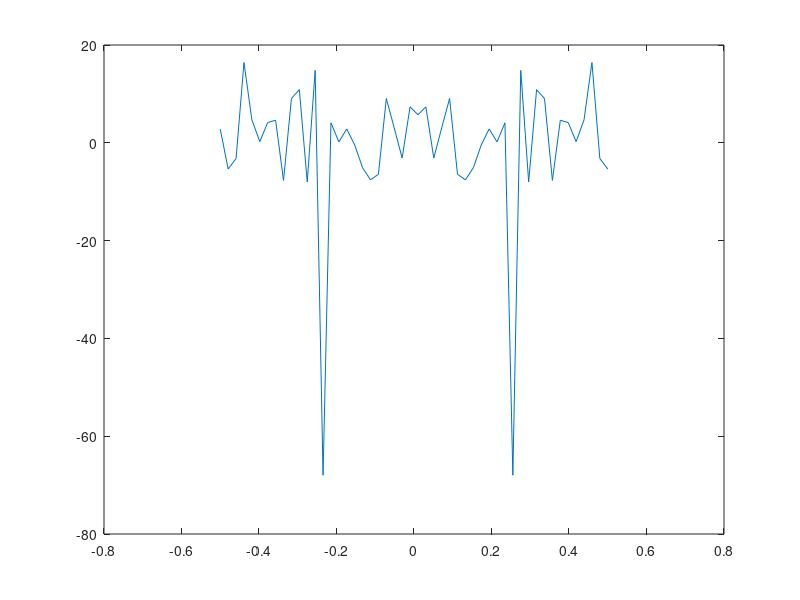
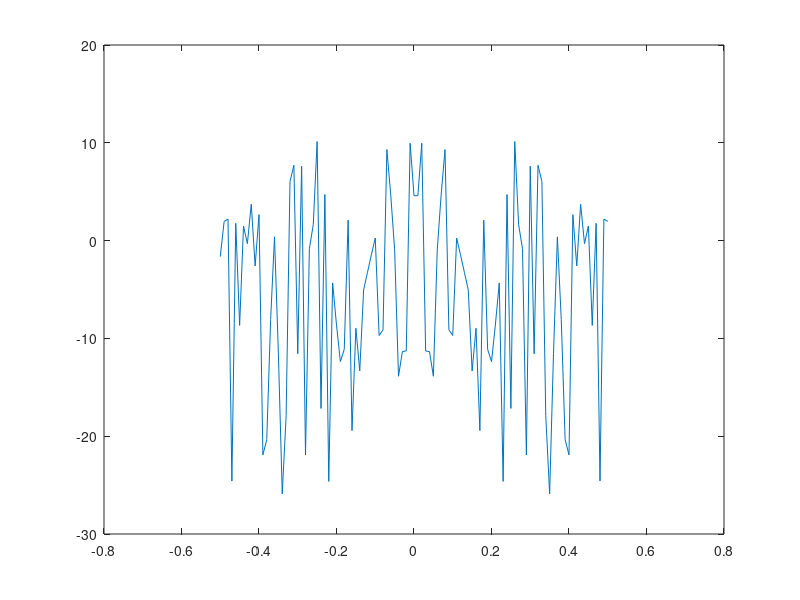
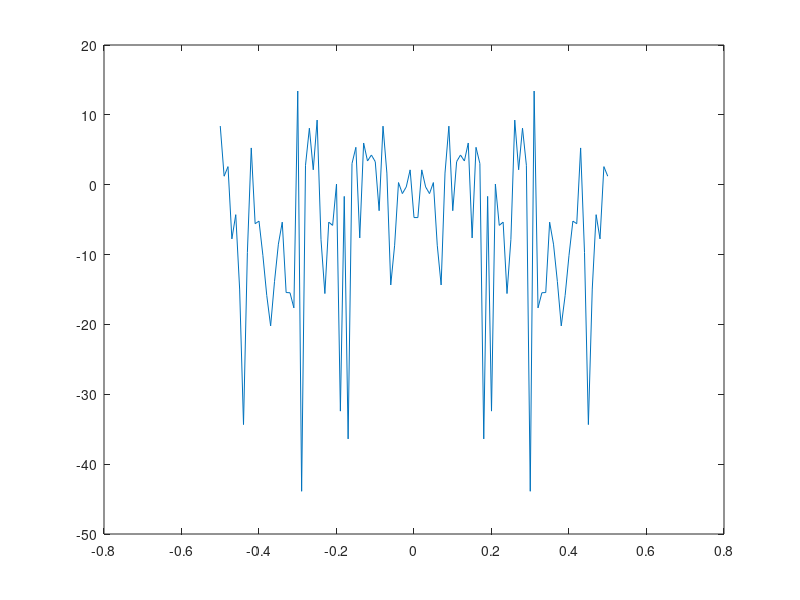
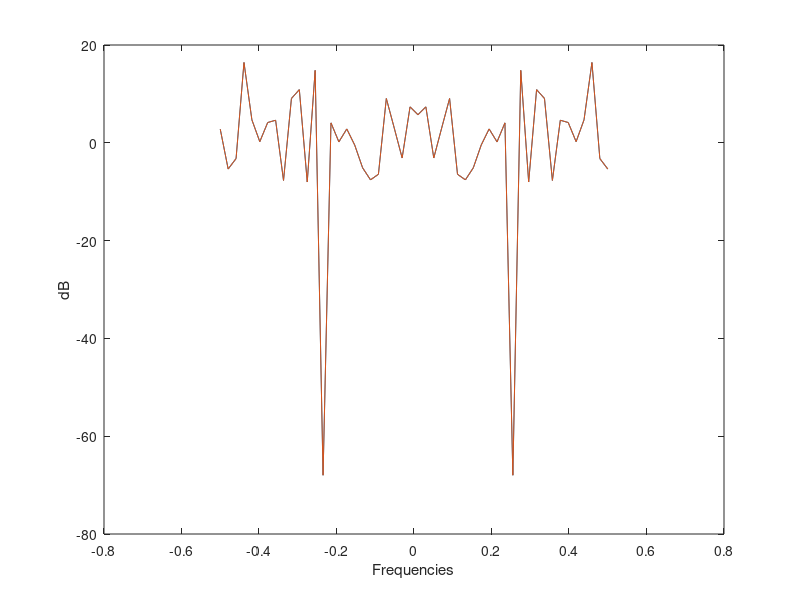

Write the MATLAB code that produced these figures, in order.
%% 1a) Generate N = 51 samples of a white Gaussian process, with mean value
% equal to zero. Let the variance be sd_w = 1 and let t = 1.

N = 50;          % Number of samples
n = 0:1:N-1;
Dt = 1;          % Difference in time steps
Df = 1/(N*Dt);
f_NQ = 1/(2*Dt); % Nyquist frequency
sd_w = 1;        % variance of white noise 
mu = 0;
X_n = normrnd(mu,sd_w,[1,N]);

%ArMd = arima('Constant',0,'AR',{0} ,'MA' ,{0} ,'Variance',(sd_w)); % white noise model 
%X_n = simulate(ArMd,N); % Simulating white Gaussian process

%% 1b) Plot the result from (a) on a decibel scale (dB) as a function of fre-
% quency (two-sided). Compare with the true power spectral density.

freq = linspace(-f_NQ, f_NQ, N);

S_XX = zeros(1,N);
for k = 1:N
    
   S_XX(k) = Dt/N*abs( sum(X_n.*exp(-1i*2*pi*(k-1)*Df*n*Dt)) )^2;
    
end

dB_S = mag2db(S_XX);

figure;
plot(freq,dB_S)

%% 1c) Let N = 101 and repeat (a) and (b). Comment on the variance prop-
% erties of the estimator.

N2 = 101;
n2 = 0:1:N2-1;
Df2 = 1/(N2*Dt);
X_n2 = normrnd(mu,sd_w,[1,N2]);

freq2 = linspace(-f_NQ, f_NQ, N2);

S_XX2 = zeros(1,N2);
for k = 1:N2
    
   S_XX2(k) = Dt/N2*abs( sum(X_n2.*exp(-1i*2*pi*(k-1)*Df2*n2*Dt)) )^2;
    
end

dB_S2 = mag2db(S_XX2);

figure;
plot(freq2,dB_S2)

% Comment: 

%% 1d) Let N = 401 and repeat (a) and (b). Comment on the result.

N3 = 101;
n3 = 0:1:N3-1;
Df3 = 1/(N3*Dt);
X_n3 = normrnd(mu,sd_w,[1,N3]);

freq3 = linspace(-f_NQ, f_NQ, N3);

S_XX3 = zeros(1,N3);
for k = 1:N3
  
   S_XX3(k) = Dt/N3*abs( sum(X_n3.*exp(-1i*2*pi*(k-1)*Df3*n3*Dt)) )^2;
    
end

dB_S3 = mag2db(S_XX3);

figure;
plot(freq3,dB_S3)

%% 1e) Repeat (a) and (b), but now using fft. Check that the results are 
% the same.

FFT_S = Dt/N*abs( fft(X_n) ).^2;

dB_FS = mag2db(FFT_S);

figure;
plot(freq,dB_FS)
hold on
plot(freq,dB_S)
xlabel('Frequencies')
ylabel('dB')

%% 1f) Repeat (c), but now by using fft.

FFT_S2 = Dt/N2*abs( fft(X_n2) ).^2;

dB_FS2 = mag2db(FFT_S2);

figure;
plot(freq2,dB_FS2)
hold on
plot(freq2,dB_S2)
xlabel('Frequencies')
ylabel('dB')

%% 1g) Repeat (d), but now by using fft.

FFT_S3 = Dt/N3*abs( fft(X_n3) ).^2;

dB_FS3 = mag2db(FFT_S3);

figure;
plot(freq3,dB_FS3)
hold on
plot(freq3,dB_S3)
xlabel('Frequencies')
ylabel('dB')

%% 1h) Consider once more the dataset from (a), i.e. N = 51. Use the zero-
% padding fft(x, 512), and plot the resulting periodogram estimate. Com-
% pare with the results from (a) and (e). Comment on the result.

freq_pad = linspace(-f_NQ, f_NQ, 512);

FFT_pad = Dt/N*abs( fft(X_n,512) ).^2;

dB_FSpad = mag2db(FFT_pad);

figure;
plot(freq,dB_FS)
hold on
plot(freq,dB_S,'o--')
xlabel('Frequencies')
ylabel('dB')
plot(freq_pad,dB_FSpad, '--')
legend('S_{XX}','S_{XX} with FFT','S_{XX} paded with FFT')
%% 1i) Evaluate the periodogram estimate of the process on the Fourier-
% frequencies. Use a valid frequency axis. Plot the result both on a linear
% and dB scale. Comment on the result.

N = 40;                        % Number of samples
Dt = 0.2;                      % Difference in time steps
f_NQ = 1/(2*Dt);
freq = linspace(-f_NQ, f_NQ, N);
theta = unifrnd(0,2*pi,[1,1]);  % Uniform distributed variable

A = 1;                         % Amplitude
f0 = 0.6;                      % Frequency [s^-1]

X_t = zeros(1,N);
for n = 1:N
    X_t(n) = A*cos(2*pi*f0*(n-1) + theta); % Periodic process
end

S_XX = Dt/N*abs( fft(X_t) ).^2; % Periodogram estimate

S_XXshift = fftshift(S_XX);

dB_FS = mag2db(S_XXshift);          % dB scale

plot(freq, S_XXshift)
xlabel('Frequencies  [s^{-1}]' )
ylabel('Periodogram estimate S_{XX}')
hold on
plot(freq, dB_FS)
legend('normal','dB scale of S_{XX}')

%% 1j)

N = [40 , 75 , 130];           % Number of samples
Dt = 0.2;                      % Difference in time steps
f_NQ = 1/(2*Dt);

freq = linspace(-f_NQ, f_NQ, N(1));
freq2 = linspace(-f_NQ, f_NQ, N(2));
freq3 = linspace(-f_NQ, f_NQ, N(3));

theta = unifrnd(0,2*pi,[1,1]);      % Uniform distributed variable
sigma = [2 , 5 , 7];

w_t = normrnd(0,sigma(1),[1,N(1)]);  % white noise
w_t2 = normrnd(0,sigma(2),[1,N(2)]); % white noise
w_t3 = normrnd(0,sigma(3),[1,N(3)]); % white noise

A = 1;                         % Amplitude
f0 = 0.6;                      % Frequency [s^-1]

X_t = zeros(1,N(1));
X_t2 = zeros(1,N(2));
X_t3 = zeros(1,N(3));
for n = 1:N(1)
    X_t(n) = A*cos(2*pi*f0*(n-1) + theta) + w_t(n); % Periodic process
end
for n = 1:N(2)
    X_t2(n) = A*cos(2*pi*f0*(n-1) + theta) + w_t2(n); % Periodic process
end
for n = 1:N(3)
    X_t3(n) = A*cos(2*pi*f0*(n-1) + theta) + w_t3(n); % Periodic process
end

S_XX = Dt/N(1)*abs( fft(X_t) ).^2; % Periodogram estimate
S_XX2 = Dt/N(2)*abs( fft(X_t2) ).^2;
S_XX3 = Dt/N(3)*abs( fft(X_t3) ).^2;

S_XXshift = fftshift(S_XX);
S_XXshift2 = fftshift(S_XX2);
S_XXshift3 = fftshift(S_XX3);

dB_FS = mag2db(S_XXshift);          % dB scale
dB_FS2 = mag2db(S_XXshift2);
dB_FS3 = mag2db(S_XXshift3);

subplot(2,3,1)
plot(freq, S_XXshift)
xlabel('Frequencies  [s^{-1}]' )
ylabel('Periodogram estimate S_{XX}')
subplot(2,3,4)
plot(freq, dB_FS)
xlabel('Frequencies  [s^{-1}]')
ylabel('dB scale of S_{XX}')

subplot(2,3,2)
plot(freq2, S_XXshift2)
xlabel('Frequencies  [s^{-1}]' )
ylabel('Periodogram estimate S_{XX}')
subplot(2,3,5)
plot(freq2, dB_FS2)
xlabel('Frequencies  [s^{-1}]')
ylabel('dB scale of S_{XX}')

subplot(2,3,3)
plot(freq3, S_XXshift3)
xlabel('Frequencies  [s^{-1}]' )
ylabel('Periodogram estimate S_{XX}')
subplot(2,3,6)
plot(freq3, dB_FS3)
xlabel('Frequencies  [s^{-1}]')
ylabel('dB scale of S_{XX}')
